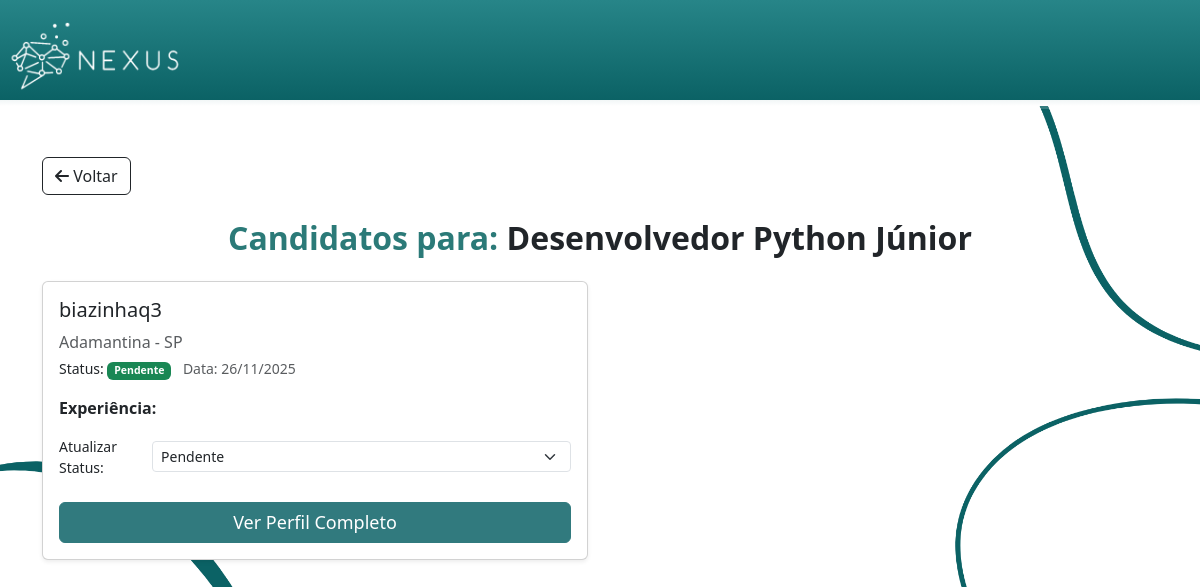
The app's page /vaga/2/candidatos (signed in), older data.
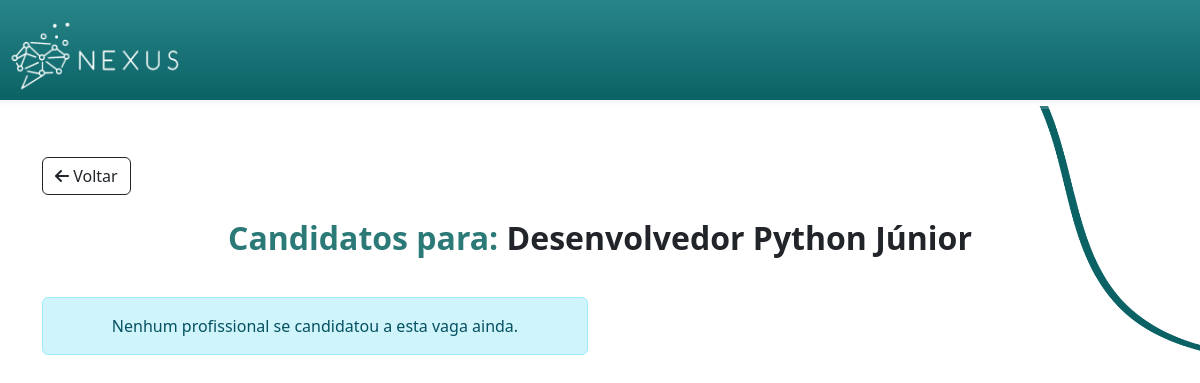
The same page, newer data.
### models.py (models this page shows, shortened)
class Vaga(db.Model):
    __tablename__ = 'vagas'
    id = db.Column(db.Integer, primary_key=True)
    empresa_id = db.Column(db.Integer, db.ForeignKey('empresas.id'), nullable=False)
    titulo = db.Column(db.String(150), nullable=False)
    descricao = db.Column(db.Text, nullable=False)
    requisitos = db.Column(db.Text)
    local = db.Column(db.String(150))
    salario = db.Column(db.Numeric(10,2))

class Profissional(db.Model):
    __tablename__ = 'profissionais'
    id = db.Column(db.Integer, primary_key=True)
    usuario_id = db.Column(db.Integer, db.ForeignKey('usuarios.id'), unique=True, nullable=False)
    nome_profissional = db.Column(db.String(150), nullable=False)
    endereco = db.Column(db.String(200))
    cidade = db.Column(db.String(100))
    estado = db.Column(db.String(100))
    cep = db.Column(db.String(15))
    telefone = db.Column(db.String(50))
    experiencia = db.Column(db.Text)
    habilidades = db.Column(db.Text)
    usuario = db.relationship('Usuario', backref=db.backref('profissional', uselist=False))

class Candidatura(db.Model):
    __tablename__ = 'candidaturas'
    id = db.Column(db.Integer, primary_key=True)
    profissional_id = db.Column(db.Integer, db.ForeignKey('profissionais.id'), nullable=False)
    vaga_id = db.Column(db.Integer, db.ForeignKey('vagas.id'), nullable=False)
    data_candidatura = db.Column(db.DateTime, default=db.func.current_timestamp())
    status = db.Column(db.String(50), default='Pendente', nullable=False) # Ex: Pendente, Visualizada, Aceita, Rejeitada
    profissional = db.relationship('Profissional', backref='candidaturas')
    vaga = db.relationship('Vaga', backref='candidaturas')

### app.py (the view)
@app.route('/vaga/<int:vaga_id>/candidatos')
def candidatos_por_vaga(vaga_id):
    if session.get('tipo_conta') != 'empresa':
        return redirect(url_for('index'))
    vaga = Vaga.query.get_or_404(vaga_id)
    empresa = Empresa.query.filter_by(usuario_id=session['usuario_id']).first()
    if vaga.empresa_id != empresa.id:
        abort(403)
    candidaturas = Candidatura.query.filter_by(vaga_id=vaga_id).all()
    candidatos = []
    for c in candidaturas:
        candidato_perfil = Profissional.query.get(c.profissional_id)
        candidatos.append({
            'perfil': candidato_perfil,
            'candidatura_id': c.id, # Adicionado ID da candidatura para a API de status
            'data_candidatura': c.data_candidatura,
            'status': c.status
        })
    status_possiveis = ['Pendente', 'Visualizada', 'Em Entrevista', 'Aprovado', 'Rejeitado']
    return render_template(
        'CandidatosVaga.html', # Você precisará atualizar este template
        vaga=vaga,
        candidatos=candidatos,
        tipo_conta='empresa',
        status_possiveis=status_possiveis
    )

### app.py (called while the page is built, shortened)
def truncate_filter(s, length=255, killwords=False, end='...'):
    if s is None:
        return ""

@app.after_request
def add_security_headers(response):
    return response

### templates/CandidatosVaga.html (shortened to what this page needs)
<html>
<head>
    <link rel="stylesheet" href="https://cdnjs.cloudflare.com/ajax/libs/font-awesome/6.5.1/css/all.min.css"
 />
    <link href="{{ url_for('static', filename='Estilo.css') }}" rel="stylesheet">
    <link href="https://cdn.jsdelivr.net/npm/bootstrap@5.3.3/dist/css/bootstrap.min.css" rel="stylesheet">
</head>
<body id="corpoInicio">
    <header id="cabecalhoIndex">
        <a href="{{ url_for('index') }}">
            <img id="logoheader" src="{{ url_for('static', filename='images/logo-branco.png') }}" alt="Logo Nexus">
        </a>
    </header>
    <div id="degradeCabecalhoIndex2"></div>
    <main class="container my-5">
        <a href="javascript:history.back()" class="btn btn-outline-dark mb-4">
            <i class="fa-solid fa-arrow-left"></i> Voltar
        </a>
        <h1 class="titulo-pagina text-center mb-4">Candidatos para: <span class="text-dark">{{ vaga.titulo }}</span></h1>
        <div class="row row-cols-1 row-cols-md-2 g-4">
            {% for c_data in candidatos %}
            {% set perfil = c_data.perfil %}
            <div class="col">
                <div class="card h-100 shadow-sm card-nexus">
                    <div class="card-body">
                        <h5 class="card-title">{{ perfil.nome_profissional }}</h5>
                        <p class="card-text text-muted mb-1">{{ perfil.cidade }} - {{ perfil.estado }}</p>
                        <p class="mb-1 small">Status:
                            <span class="badge bg-success" id="status">{{ c_data.status }}</span>
                            <span class="text-muted ms-2">Data: {{ c_data.data_candidatura.strftime('%d/%m/%Y') }}</span>
                        </p>
                        <p class="mt-3 mb-2"><strong>Experiência:</strong></p>
                        <div class="d-flex align-items-center mb-3">
                            <label for="status-{{ c_data.candidatura_id }}" class="form-label me-2 mb-0 small">Atualizar Status:</label>
                            <select class="form-select form-select-sm" id="status-{{ c_data.candidatura_id }}"
                                onchange="atualizarStatus({{ c_data.candidatura_id }}, this.value)">
                                {% for status in status_possiveis %}
                                    <option value="{{ status }}" {% if c_data.status == status %}selected{% endif %}>
                                        {{ status }}
                                    </option>
                                {% endfor %}
                            </select>
                        </div>
                        <a href="{{ url_for('detalhe', tipo='profissional', id=perfil.id) }}" class="btn btn-outline-success w-100 mt-2" id="botaoPublicar">
                            Ver Perfil Completo
                        </a>
                    </div>
                </div>
            </div>
            {% endfor %}
            {% if not candidatos %}
            <div class="col-12">
                <div class="alert alert-info text-center mt-3">
                    Nenhum profissional se candidatou a esta vaga ainda.
                </div>
            </div>
            {% endif %}
        </div>
    </main>
</body>
</html>

### static/Estilo.css (style rules this page uses)
#corpoInicio { background-color: white; background-image: url(../static/images/ELEMENTO1.png); background-size: 100%; background-repeat: no-repeat; background-position: center; }
#logoheader { width: auto; max-width: 100%; height: auto; max-height: 100px; margin: 0; }
#cabecalhoIndex { background-color: #268a8d; color: white; font-family: Cambria, Cochin, Georgia, Times, 'Times New Roman', serif; width: 100%; border-bottom: 6px solid transparent; background-image: linear-gradient(#278588, #0B6265), linear-gradient(to bottom, #0B6265, #ffffff); background-origin: padding-box, border-box; background-clip: padding-box, border-box; }
.titulo-pagina { font-weight: 700; color: #2b7a78; margin-bottom: 50px; }
#degradeCabecalhoIndex2 { background: linear-gradient(to right, transparent, rgba(255, 255, 255, 0.2)); height: 3px; }
.titulo-pagina { font-weight: 700; color: #2b7a78; margin-bottom: 1rem; font-size: 2rem; }
.titulo-pagina { font-weight: 700; font-size: 2rem; color: #2b7a78; }

Row changes from the older to the newer data that the page shows:
removed Candidatura: status "Pendente", data_candidatura "26/11/2025"
removed Profissional: nome_profissional "biazinhaq3", cidade "Adamantina", estado "SP"
Text that changed along with them:
text now shown: "Nenhum profissional se candidatou a esta vaga ainda."
